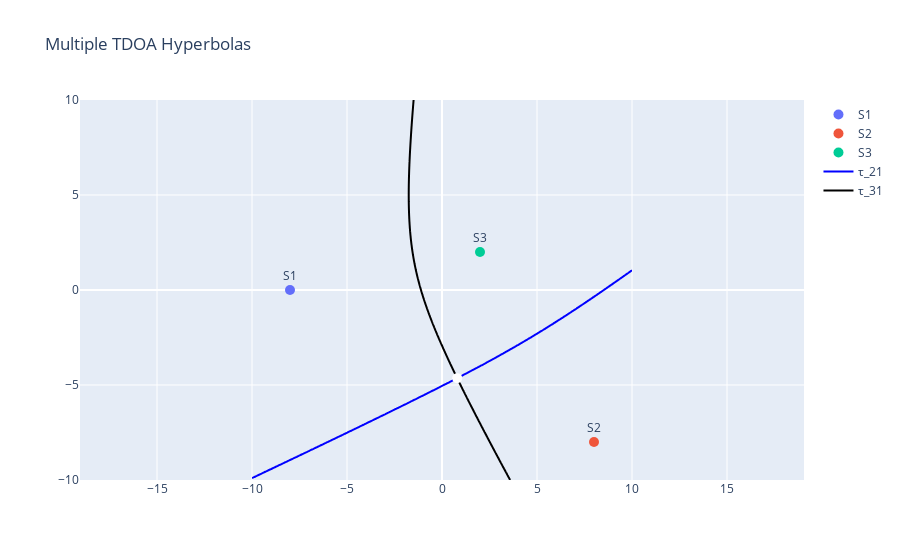

Write notebook code for a chart like this one.
### Code cell
sensors = np.array([
    [2, 2],
    [8, -8],
    [-8, 0]
])

# Test case 1 from the cpp re-implementation
tdoa_vals = np.array([1.2, 3.2])
soln = np.array([0.7988, -4.639])

# Test case 2 from the cpp re-implementation
# tdoa_vals = np.array([1.2, -3.2])
# soln = np.array([-4.4452, -7.2429])

# Test case 3 from the cpp re-implementation
# tdoa_vals = np.array([6.12684, -1.01795])
# soln = np.array([-3, -2])

plot_tdoa_curves(sensors, np.array(tdoa_vals), soln)

### Figure 1 — Plotly figure (JSON) as saved in the notebook; plotly's stock layout.template omitted (floating-point values rounded to 4 significant figures; data arrays with more than 128 entries replaced by an {"elided": "..."} marker saying what was removed)
{"data": [{"marker": {"size": 10}, "mode": "markers+text", "name": "S1", "text": ["S1"], "textposition": "top center", "type": "scatter", "x": [-8], "y": [0]}, {"marker": {"size": 10}, "mode": "markers+text", "name": "S2", "text": ["S2"], "textposition": "top center", "type": "scatter", "x": [8], "y": [-8]}, {"marker": {"size": 10}, "mode": "markers+text", "name": "S3", "text": ["S3"], "textposition": "top center", "type": "scatter", "x": [2], "y": [2]}, {"marker": {"color": "white", "size": 10}, "showlegend": false, "type": "scatter", "x": [0.7988], "y": [-4.639]}, {"contours": {"coloring": "none", "end": 0, "size": 1, "start": 0}, "line": {"color": "blue", "width": 2}, "name": "τ_21", "type": "contour", "x": {"elided": "400 float values"}, "y": {"elided": "400 float values"}, "z": {"elided": "400x400 float values"}}, {"contours": {"coloring": "none", "end": 0, "size": 1, "start": 0}, "line": {"width": 2}, "name": "τ_31", "type": "contour", "x": {"elided": "400 float values"}, "y": {"elided": "400 float values"}, "z": {"elided": "400x400 float values"}}], "layout": {"title": {"text": "Multiple TDOA Hyperbolas"}, "xaxis": {"scaleanchor": "y", "scaleratio": 1}}}
